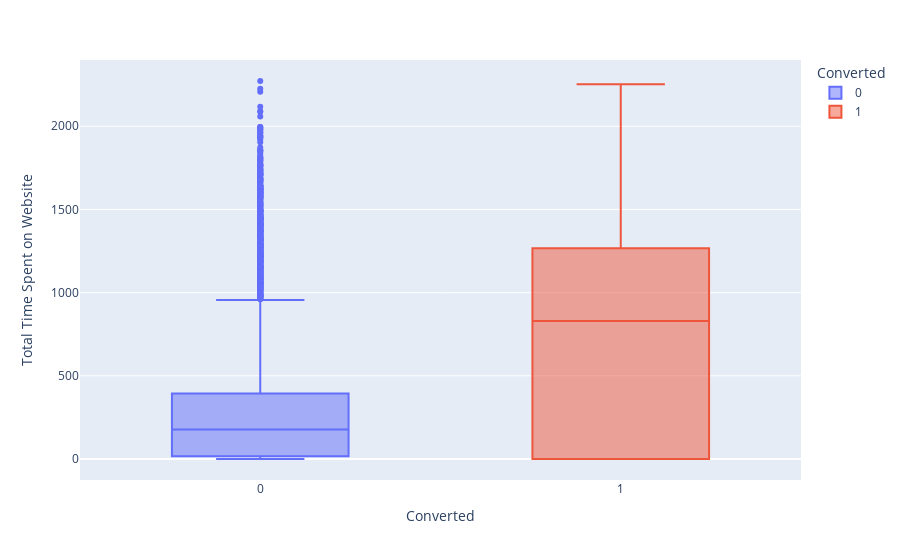

Source (notebook cell):
### Code cell
# Box Plot Converted x TotalTimeSpent
fig = px.box(df_leads, x='Converted', y='Total Time Spent on Website', color='Converted')
fig.show()

### Figure 1 — Plotly figure (JSON) as saved in the notebook; plotly's stock layout.template omitted (floating-point values rounded to 4 significant figures; data arrays with more than 128 entries replaced by an {"elided": "..."} marker saying what was removed)
{"data": [{"alignmentgroup": "True", "hovertemplate": "Converted=%{x}<br>Total Time Spent on Website=%{y}<extra></extra>", "legendgroup": "0", "marker": {"color": "#636efa"}, "name": "0", "notched": false, "offsetgroup": "0", "orientation": "v", "showlegend": true, "type": "box", "x": {"elided": "5639 int values"}, "x0": " ", "xaxis": "x", "y": {"elided": "5639 int values"}, "y0": " ", "yaxis": "y"}, {"alignmentgroup": "True", "hovertemplate": "Converted=%{x}<br>Total Time Spent on Website=%{y}<extra></extra>", "legendgroup": "1", "marker": {"color": "#EF553B"}, "name": "1", "notched": false, "offsetgroup": "1", "orientation": "v", "showlegend": true, "type": "box", "x": {"elided": "3435 int values"}, "x0": " ", "xaxis": "x", "y": {"elided": "3435 int values"}, "y0": " ", "yaxis": "y"}], "layout": {"boxmode": "overlay", "legend": {"title": {"text": "Converted"}, "tracegroupgap": 0}, "margin": {"t": 60}, "xaxis": {"anchor": "y", "categoryarray": [0, 1], "categoryorder": "array", "domain": [0, 1], "title": {"text": "Converted"}}, "yaxis": {"anchor": "x", "domain": [0, 1], "title": {"text": "Total Time Spent on Website"}}}}
